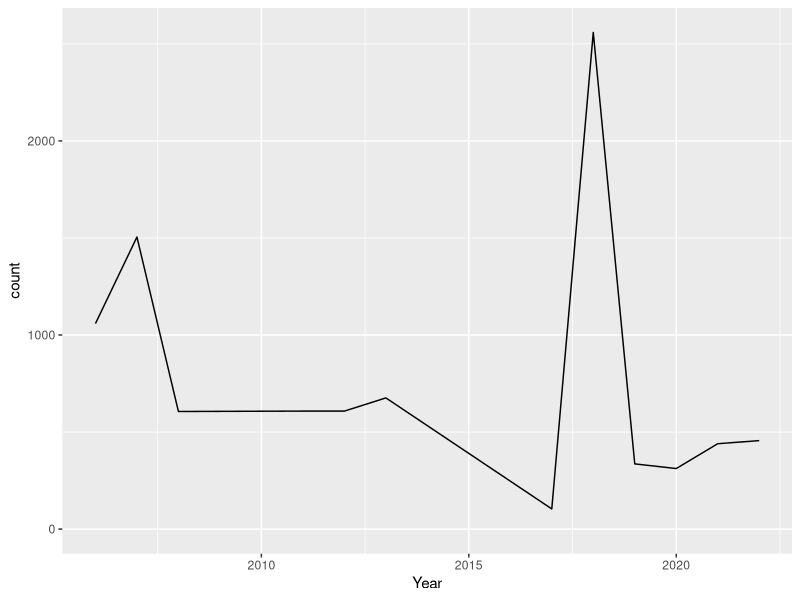

Here is the R script that generated this plot: (Note: this script raises an error after producing the figure.)
#Svalbard grubbing analyses
library(tidyverse)
library(ggplot2)


#file="https://npolar-my.sharepoint.com/:x:/r/personal/linn_voldstad_npolar_no/Documents/Grubbing_synthesis-Shared/Data_cleaned_forR/grubbing_plots_merged_prelim_1.csv?d=w1912586f83a7405eb379870cef5a7ce9&csf=1&web=1&e=ba202u&nav=MTVfezAwMDAwMDAwLTAwMDEtMDAwMC0wMDAwLTAwMDAwMDAwMDAwMH0"
#download.file(file,"data")

grubbingdat<-read.csv("data/grubbing_plots_merged_prelim_2.csv",header=T)
View(grubbingdat)

#Add goose population estimates to year
goosepop<-read.csv("data/goosepop_simple.csv",header=T)
names(goosepop)[4:5]<-c("GoosePop_mean",'GoosePop_sd')
grubbingdat<-left_join(grubbingdat,goosepop,join_by(Year==year))


table(grubbingdat$Year,grubbingdat$Location_Valley)

plotsperyearvalley<-grubbingdat %>% group_by(Year,Location_Valley) %>% summarise(count=n())
plotsperyearvalley
plotsperyear<-grubbingdat %>% group_by(Year) %>% summarise(count=n())

ggplot(data=plotsperyear,aes(x=Year,y=count))+geom_line()


grubbingintensity<-grubbingdat[grubbingdat$Year!=2011,] %>% group_by(Year,Location_Valley,VegetationType_reclassified,GoosePop_mean) %>% summarise(meangrubint=mean(Grubbing_Intensity))
grubbingproportion<-grubbingdat %>% group_by(Year,Location_Valley,VegetationType_reclassified,GoosePop_mean) %>% summarise(prop=sum(Grubbing_PresenceAbsence)/n())                                                                               

#Plots by time
gP<-ggplot(data=grubbingintensity,aes(x=Year,y=meangrubint))+geom_point()+
  ylab("Grubbing Intensity \n(proportion of plot grubbed)")+theme_bw()+stat_smooth(method='lm')
gL<-ggplot(data=grubbingproportion,aes(x=Year,y=prop))+geom_point()+
  ylab("Grubbing Extent \n(proportion of observations grubbed)")+theme_bw()+stat_smooth(method='lm')

plot_grid(gL,gP,align="v",axis="l",nrow=2)

#Plots by goose pop
gLg<-ggplot(data=grubbingproportion,aes(x=GoosePop_mean,y=prop))+geom_point(data=grubbingproportion,aes(color=Location_Valley,pch=VegetationType_reclassified))+
  ylab("Grubbing Extent \n(proportion of observations grubbed)")+scale_x_continuous(limits=c(55,80))+
  xlab("Goose population")+theme_bw()+
  stat_smooth(data=grubbingproportion,method='lm',aes(lty=VegetationType_reclassified))
gPg<-ggplot(data=grubbingintensity,aes(x=GoosePop_mean,y=meangrubint))+geom_point(data=grubbingintensity,aes(color=Location_Valley,pch=VegetationType_reclassified))+
  ylab("Grubbing Intensity \n(proportion of plot grubbed)")+theme_bw()+theme(legend.position='none')+
  stat_smooth(data=grubbingintensity,aes(lty=VegetationType_reclassified),method='lm')+scale_x_continuous(limits=c(55,80))

plot_grid(gLg,gPg,align="v",axis='lr',nrow=2)



